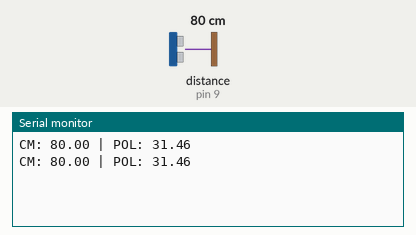
A sketch run on a simulated Arduino Uno, built with avr-gcc and run on an emulated ATmega328P. Parts: the last lines printed to the serial monitor. Inputs (shaded band) come from the test bench; at power-on: distance to the obstacle (sensor on pin 9) 80 cm. The echo pulse lasts 58.3 µs per cm.

Above: at 1.8 s.
1.9 s: distance to the obstacle (sensor on pin 9) set to 2 cm
At 2.5 s:
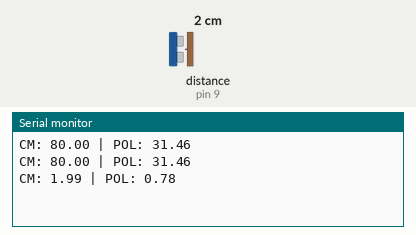
3.4 s: distance to the obstacle (sensor on pin 9) set to 4 cm
At 4.8 s:
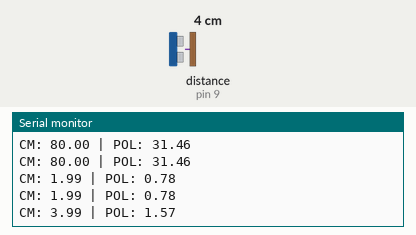
Timing chart, 0 to 6.4 s (numbered marks = the images above; inputs shaded):
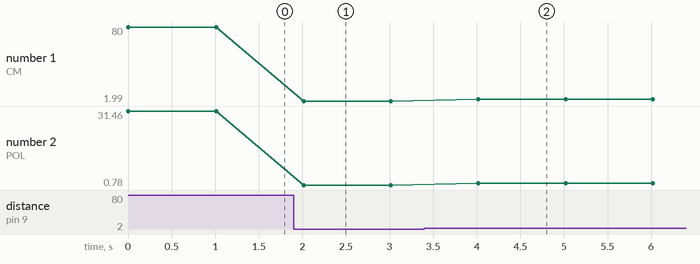

Measured:
- after the input at 1.9 s, the serial monitor: prints a new line after 0.11 s (image 1)
- after the input at 3.4 s, the serial monitor: prints a new line after 0.62 s (image 2)
- plotted number 1: 80 → 1.99 after the input at 1.9 s, 1.99 → 3.99 after the input at 3.4 s
- plotted number 2: 31.46 → 0.78 after the input at 1.9 s, 0.78 → 1.57 after the input at 3.4 s

The sketch:

exemplo-sensor-tcrt5000.ino
```cpp
/*
  Medindo distância por ultrasom - exibição no LCD
  Utilizado: Arduino Uno, Ultrasonico HC-SR04, LCD
  Autor: Yhan Christian Souza Silva - Data: 23/01/2015
*/

// --- Bibliotecas Auxiliares ---
#include <Ultrasonic.h>

// --- Hardware ---
#define  triggerPin 8
#define  echoPin 9


// --- Inicializo o sensor ultrasom ---
Ultrasonic ultrasonic(triggerPin, echoPin);

void setup(){
  Serial.begin(9600);
}

void loop()
{
  float cm, pol;
  long microsec = ultrasonic.timing();
  cm = ultrasonic.convert(microsec, Ultrasonic::CM);
  pol = ultrasonic.convert(microsec,Ultrasonic::IN);

// --- Exibição dos valores no monitor serial --
  Serial.print("CM: ");
  Serial.print(cm);
  Serial.print( " | ");
  Serial.print("POL: ");
  Serial.println(pol);
  delay(1000);
}
```
